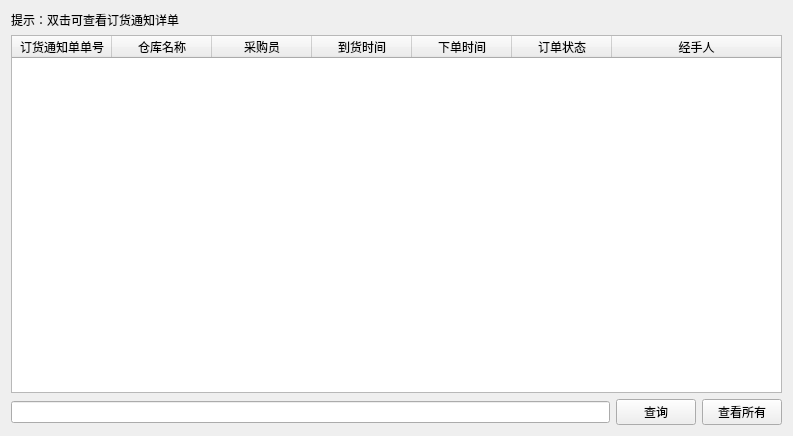
<?xml version="1.0" encoding="UTF-8"?>
<ui version="4.0">
 <class>Form</class>
 <widget class="QWidget" name="Form">
  <property name="geometry">
   <rect>
    <x>0</x>
    <y>0</y>
    <width>793</width>
    <height>436</height>
   </rect>
  </property>
  <property name="windowTitle">
   <string>采购单查看</string>
  </property>
  <layout class="QVBoxLayout" name="verticalLayout">
   <item>
    <widget class="QLabel" name="label">
     <property name="text">
      <string>提示：双击可查看订货通知详单</string>
     </property>
    </widget>
   </item>
   <item>
    <widget class="QTableWidget" name="tableWidget">
     <property name="editTriggers">
      <set>QAbstractItemView::NoEditTriggers</set>
     </property>
     <property name="selectionMode">
      <enum>QAbstractItemView::SingleSelection</enum>
     </property>
     <property name="selectionBehavior">
      <enum>QAbstractItemView::SelectRows</enum>
     </property>
     <attribute name="horizontalHeaderStretchLastSection">
      <bool>true</bool>
     </attribute>
     <attribute name="verticalHeaderVisible">
      <bool>false</bool>
     </attribute>
     <column>
      <property name="text">
       <string>订货通知单单号</string>
      </property>
     </column>
     <column>
      <property name="text">
       <string>仓库名称</string>
      </property>
     </column>
     <column>
      <property name="text">
       <string>采购员</string>
      </property>
     </column>
     <column>
      <property name="text">
       <string>到货时间</string>
      </property>
     </column>
     <column>
      <property name="text">
       <string>下单时间</string>
      </property>
     </column>
     <column>
      <property name="text">
       <string>订单状态</string>
      </property>
     </column>
     <column>
      <property name="text">
       <string>经手人</string>
      </property>
     </column>
    </widget>
   </item>
   <item>
    <layout class="QHBoxLayout" name="horizontalLayout">
     <item>
      <widget class="QLineEdit" name="lineEdit"/>
     </item>
     <item>
      <widget class="QPushButton" name="query_Button">
       <property name="text">
        <string>查询</string>
       </property>
      </widget>
     </item>
     <item>
      <widget class="QPushButton" name="check_all_Button">
       <property name="text">
        <string>查看所有</string>
       </property>
      </widget>
     </item>
    </layout>
   </item>
  </layout>
 </widget>
 <resources/>
 <connections/>
</ui>
